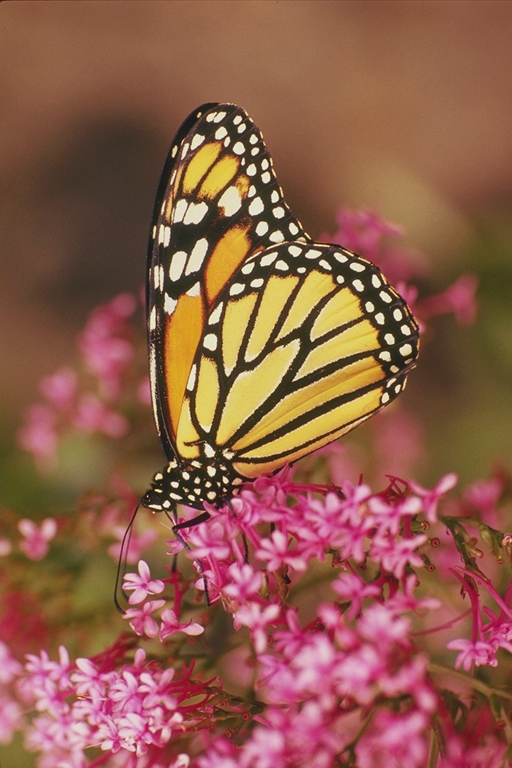
#> input picture images/test-image-rot.png, 512 x 768 px
$ jupyter execute --allow-errors Lesson06-opencv.ipynb   (text cells are left out)
#> lines starting #> are read from the running program, lines starting #| are printed output that depends on the picture
[cell 1]
import cv2

[cell 2]
img = cv2.imread('../images/test-image.png')
#> (the rest of this cell did not finish here and is left out)

[cell 3]
cv2.imshow('img', img)

# press 'q' to close image or else it will not be properly closed.
cv2.waitKey(0)
cv2.destroyAllWindows()

#> (a cell that did not finish here is left out)

#> (a cell that did not finish here is left out)

#> (a cell that did not finish here is left out)

#> (a cell that did not finish here is left out)

#> (a cell that did not finish here is left out)

#> (a cell that did not finish here is left out)

[cell 10]
import numpy as np

kernel = np.array([
    [1, 1, 1],
    [1, 1, 1],
    [1, 1, 1]
])

# here second argument means the depth of the output image.
# If you set this argument to -1 then the output image will have the same depth as input image.
#> (the rest of this cell did not finish here and is left out)

#> (a cell that did not finish here is left out)

#> (a cell that did not finish here is left out)

[cell 13]
sift_img = cv2.imread('../images/test-image.png')

sift_obj = cv2.xfeatures2d.SIFT_create()

# you can also pass a mask in place of None if you want to find features in a specific region.
#> (the rest of this cell did not finish here and is left out)

[cell 14]
img_rot = cv2.imread('../images/test-image-rot.png')
#> img_rot is the input picture: shape (768, 512, 3); mean B, G, R 75, 93, 143.5
gray_rot = cv2.cvtColor(img_rot, cv2.COLOR_BGR2GRAY)
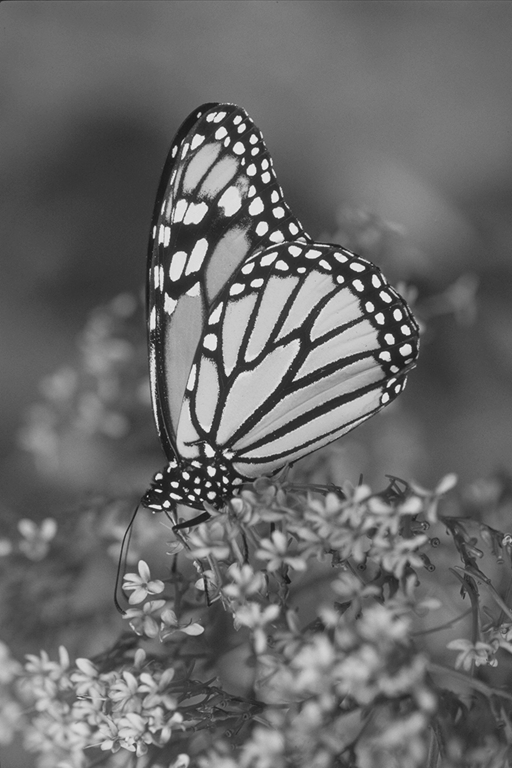
#> gray_rot: shape (768, 512); min 17, max 245, mean 106

[cell 15]
import random

sift = cv2.xfeatures2d.SIFT_create()

# detectAndCompute will find keypoints as well as compute the descriptors
# descriptors store information about keypoints that make them distinguishable
#> (the rest of this cell did not finish here and is left out)

[cell 16]
cam = cv2.VideoCapture(0)

while (cam.isOpened()):
    ret, frame = cam.read()
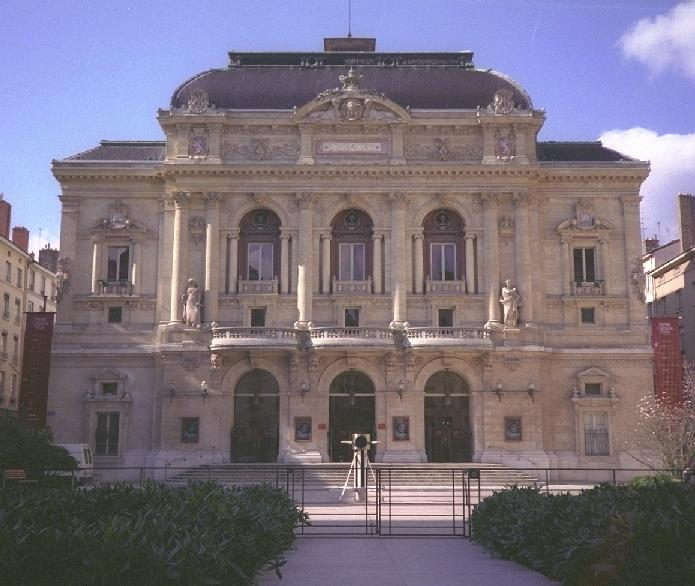
#> input picture images/opera.jpg, 695 x 586 px, given in place of the camera
#> frame is the input picture: shape (586, 695, 3); mean B, G, R 125.2, 112.5, 121.3
    cv2.imshow('frame', frame)

    if cv2.waitKey(1) & 0xFF == ord('q'):
#> (key q is pressed here)
        break

cam.release()
cv2.destroyAllWindows()

[cell 17]
cam = cv2.VideoCapture(0)

while (cam.isOpened()):
    ret, frame = cam.read()

    gray = cv2.cvtColor(frame, cv2.COLOR_BGR2GRAY)
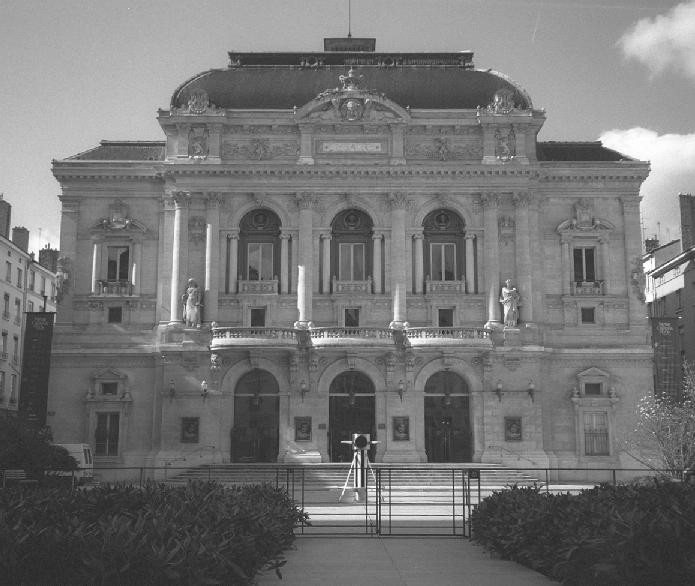
#> gray: shape (586, 695); min 28, max 255, mean 116.6
    cv2.imshow('gray', gray)
    cv2.imshow('frame', frame)

    if cv2.waitKey(1) & 0xFF == ord('q'):
#> (key q is pressed here)
        break

cam.release()
cv2.destroyAllWindows()

[cell 18]
cam = cv2.VideoCapture(0)
ret, frame = cam.read()

h, w = frame.shape[:2]
#> h = 586; w = 695
fourcc = cv2.VideoWriter_fourcc(*'DIVX')
# 1st argument: where to save video, 2nd compression format, 3rd fps, 4th size of video
video_writer = cv2.VideoWriter('../images/gray_vid.mp4', fourcc, 25.0, (w, h))

while (cam.isOpened()):
    ret, frame = cam.read()

    gray = cv2.cvtColor(frame, cv2.COLOR_BGR2GRAY)
#     gray = cv2.Canny(gray, 30, 35, 3)

    # have to convert back to BGR format because video needs 3 channels
    # this will not bring back the colors

#     gray = cv2.cvtColor(gray, cv2.COLOR_GRAY2BGR)
    video_writer.write(gray)

    cv2.imshow('frame', frame)
    cv2.imshow('gray', gray)

    if cv2.waitKey(1) & 0xFF == ord('q'):
#> (key q is pressed here)
        break

cam.release()
video_writer.release()
cv2.destroyAllWindows()
